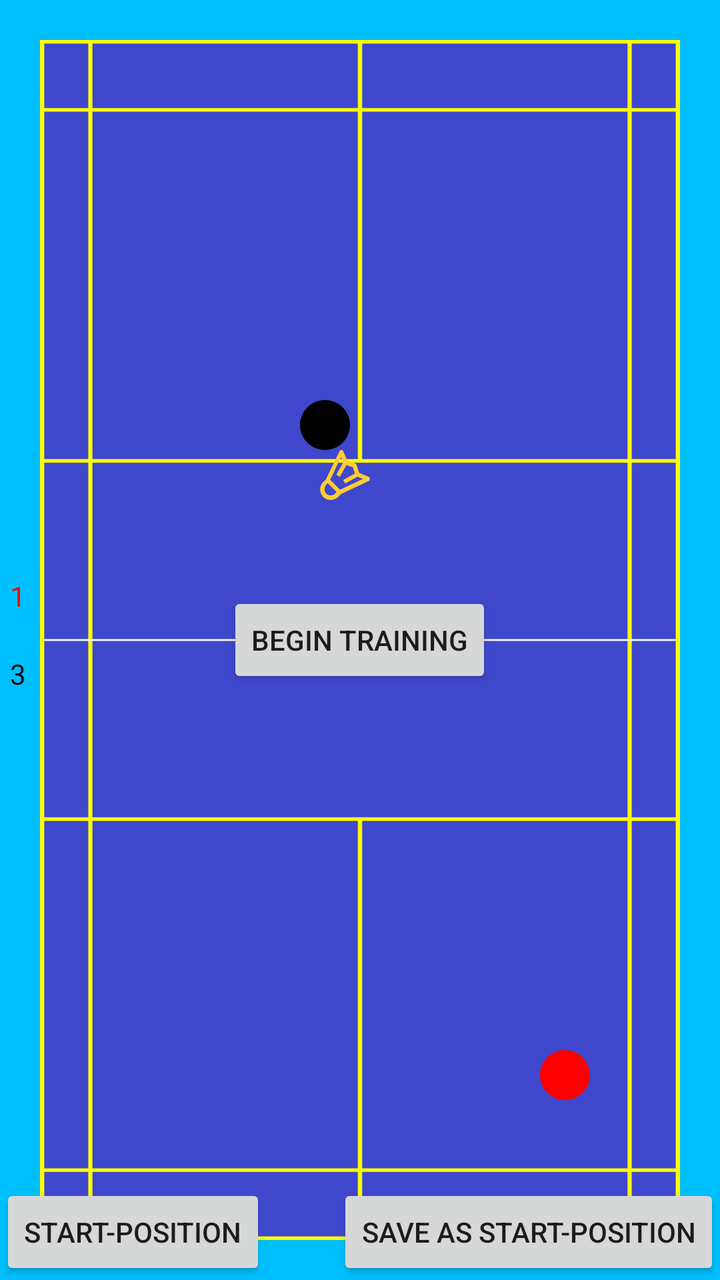
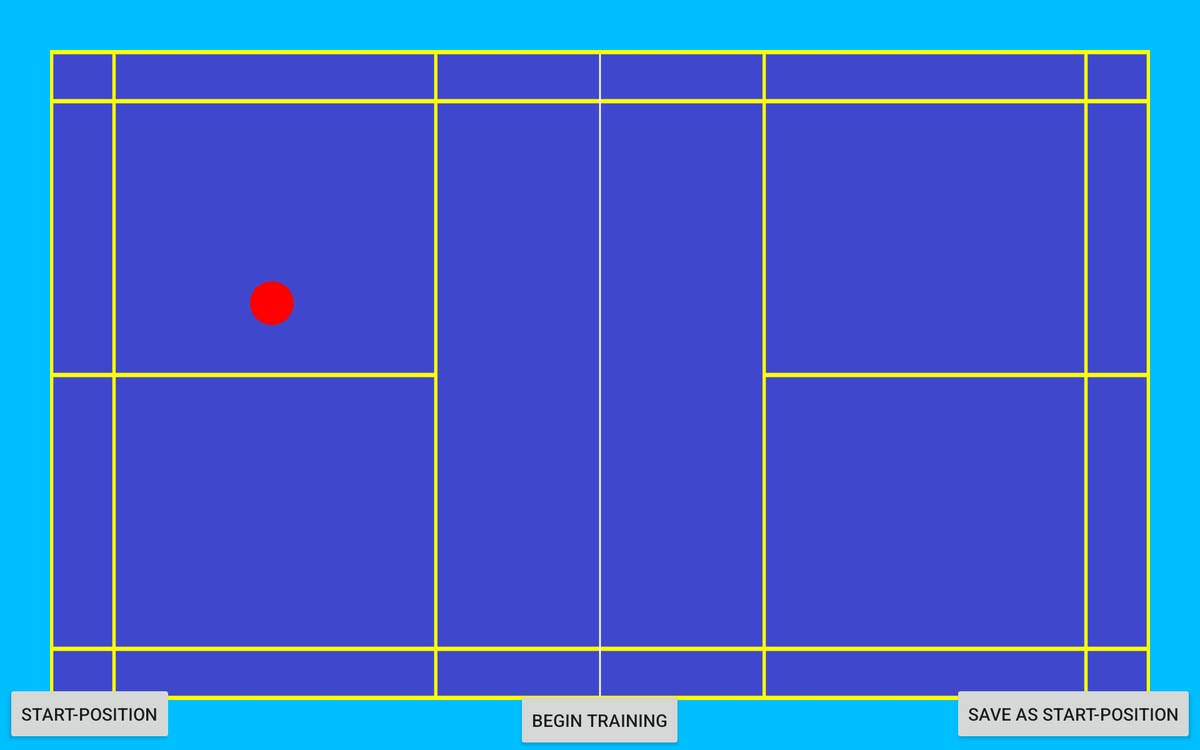

An Android layout and its configuration variant, each rendered on a device that would load it. The default file and the variant file are quoted in full after the pictures.
<!-- AndroidManifest.xml: activity theme Theme.AppCompat.Light.NoActionBar.FullScreen -->
<!-- res/layout/activity_start.xml -->
<?xml version="1.0" encoding="utf-8"?>
<FrameLayout xmlns:android="http://schemas.android.com/apk/res/android"
    xmlns:tools="http://schemas.android.com/tools"
    xmlns:app="http://schemas.android.com/apk/res-auto"
    android:id = "@+id/mainLayout"
    android:layout_width="match_parent"
    android:layout_height="match_parent"
    android:background="@color/colorPrimaryDark"
    tools:context=".StartActivity">

    <androidx.constraintlayout.widget.ConstraintLayout
        android:layout_width="wrap_content"
        android:layout_height="wrap_content"
        android:layout_gravity="start|center">

    <TextView
            android:id="@+id/score_player1"
            android:layout_width="wrap_content"
            android:layout_height="wrap_content"
            app:layout_constraintBottom_toTopOf="@id/score_separator"
            app:layout_constraintEnd_toEndOf="parent"
            app:layout_constraintStart_toStartOf="parent"
            app:layout_constraintTop_toTopOf="parent"
            android:text="1"
            android:layout_margin="5dp"
            android:textColor="#FF0000" />

        <ImageView
            android:id="@+id/score_separator"
            android:layout_width="wrap_content"
            android:layout_height="wrap_content"
            app:layout_constraintBottom_toTopOf="@id/score_player2"
            app:layout_constraintEnd_toEndOf="parent"
            app:layout_constraintStart_toStartOf="parent"
            app:layout_constraintTop_toBottomOf="@id/score_player1"
            android:layout_margin="5dp"/>

        <TextView
            android:id="@+id/score_player2"
            android:layout_width="wrap_content"
            android:layout_height="wrap_content"
            app:layout_constraintBottom_toTopOf="parent"
            app:layout_constraintEnd_toEndOf="parent"
            app:layout_constraintStart_toStartOf="parent"
            app:layout_constraintTop_toBottomOf="@id/score_separator"
            android:text="3"
            android:layout_margin="5dp"
            android:textColor="#000000" />

    </androidx.constraintlayout.widget.ConstraintLayout>

    <ImageView
        android:id="@+id/court"
        android:layout_width="wrap_content"
        android:layout_height="wrap_content"
        android:layout_gravity="center"
        android:layout_margin="@dimen/margin_court_phone"
        android:contentDescription="@string/badmintonCourt"
        android:adjustViewBounds="true"
        android:background="@drawable/badminton_court" />

    <ImageView
        android:id="@+id/ownPlayer"
        android:layout_width="25dp"
        android:layout_height="25dp"
        android:contentDescription="@string/ownPlayer"
        android:src="@drawable/player_circle"
        android:scaleType="fitCenter"
        android:layout_marginTop="200dp"
        android:layout_marginStart="150dp"/>

    <ImageView
        android:id="@+id/enemyPlayer"
        android:layout_width="25dp"
        android:layout_height="25dp"
        android:contentDescription="@string/enemyPlayer"
        android:src="@drawable/enemy_circle"
        android:layout_marginTop="525dp"
        android:layout_marginStart="270dp"/>

    <ImageView
        android:id="@+id/ball"
        android:layout_width="25dp"
        android:layout_height="25dp"
        android:layout_marginStart="160dp"
        android:layout_marginTop="225dp"
        android:contentDescription="@string/featherBall"
        android:scaleType="fitCenter"
        android:src="@drawable/featherball_gold" />

    <ImageView
        android:id="@+id/selectedItemShower"
        android:layout_width="20dp"
        android:layout_height="20dp"
        android:layout_margin="5dp"
        android:layout_gravity="end"
        android:contentDescription="@string/selecteditemshower"
        android:onClick="resetSelectedItem"/>

    <TextView
        android:id="@+id/debugTextView"
        android:layout_gravity="center_horizontal"
        android:layout_width="wrap_content"
        android:layout_height="wrap_content"/>

    <Button
        android:id="@+id/newPosButton"
        android:layout_width="wrap_content"
        android:layout_height="wrap_content"
        android:text="@string/newPosButton"
        android:layout_gravity="bottom|end"
        android:onClick="newPositions"/>

    <Button
        android:id="@+id/setStartPos"
        android:layout_width="wrap_content"
        android:layout_height="wrap_content"
        android:text="@string/refreshStartPositions"
        android:layout_gravity="bottom|start"
        android:onClick="setupStartPositions" />

    <Button
        android:id="@+id/beginButton"
        android:layout_width="wrap_content"
        android:layout_height="wrap_content"
        android:text="@string/begin_Button"
        android:layout_gravity="center"
        android:onClick="beginTraining" />

</FrameLayout>
<!-- resources referenced by this layout -->
<resources>
  <color name="colorPrimaryDark">#00BFFF</color>
  <dimen name="margin_court_phone">20dp</dimen>
  <!-- drawable badminton_court: png bitmap (drawable, 6314 bytes) -->
  <!-- drawable enemy_circle (drawable) -->
  <vector xmlns:android="http://schemas.android.com/apk/res/android"
      android:width="512dp"
      android:height="512dp"
      android:viewportWidth="512"
      android:viewportHeight="512">
    <path
        android:fillColor="#FF0000"
        android:pathData="M256,0C114.837,0 0,114.837 0,256s114.837,256 256,256s256,-114.837 256,-256S397.163,0 256,0z"/>
  </vector>
  <!-- drawable featherball_gold (drawable) -->
  <vector xmlns:android="http://schemas.android.com/apk/res/android"
      android:width="507.218dp"
      android:height="507.218dp"
      android:viewportWidth="507.218"
      android:viewportHeight="507.218">
    <path
        android:fillColor="#FFCC33"
        android:pathData="M494.404,272.28l-96,-40.533l-27.733,-83.2c-2.133,-6.4 -6.4,-10.667 -12.8,-12.8l-81.067,-27.733l-40.533,-96c-6.4,-14.933 -29.867,-17.067 -38.4,0L61.337,295.747L33.604,323.48c-42.667,40.533 -42.667,108.8 -2.133,151.467c40.533,42.667 108.8,42.667 151.467,2.133c10.667,-10.667 19.2,-19.2 29.867,-29.867l283.733,-134.4C509.337,304.28 509.337,280.813 494.404,272.28zM153.071,442.947c-25.6,23.467 -66.133,23.467 -89.6,0c-32,-34.133 -17.067,-78.933 14.933,-106.667l89.6,89.6L153.071,442.947zM204.271,402.413L104.004,302.147l108.8,-230.4l23.467,53.333l-70.4,125.867l36.267,21.333l66.133,-119.467l64,21.333l21.333,64L234.137,304.28l21.333,36.267l125.867,-70.4l53.333,23.467L204.271,402.413z"/>
  </vector>
  <!-- drawable player_circle (drawable) -->
  <vector xmlns:android="http://schemas.android.com/apk/res/android"
      android:width="512dp"
      android:height="512dp"
      android:viewportWidth="512"
      android:viewportHeight="512">
    <path
        android:fillColor="#000000"
        android:pathData="M256,0C114.837,0 0,114.837 0,256s114.837,256 256,256s256,-114.837 256,-256S397.163,0 256,0z"/>
  </vector>
  <string name="badmintonCourt">Badminton Court</string>
  <string name="begin_Button">Begin Training</string>
  <string name="enemyPlayer">Enemy Player</string>
  <string name="featherBall">Feather Ball</string>
  <string name="newPosButton">Save as Start-Position</string>
  <string name="ownPlayer">Own Player</string>
  <string name="refreshStartPositions">Start-Position</string>
  <string name="selecteditemshower">SelectedItemShower</string>
  <style name="Theme.AppCompat.Light.NoActionBar.FullScreen" parent="@style/Theme.AppCompat.Light.NoActionBar">
          <item name="android:windowNoTitle">true</item>
          <item name="android:windowActionBar">false</item>
          <item name="android:windowFullscreen">true</item>
          <item name="android:windowContentOverlay">@null</item>
      </style>
</resources>
<!-- res/layout-sw600dp-land/activity_start.xml (the repository's variant of the layout above) -->
<!-- drawn on a 7-inch tablet turned sideways -->
<?xml version="1.0" encoding="utf-8"?>
<FrameLayout xmlns:android="http://schemas.android.com/apk/res/android"
    xmlns:app="http://schemas.android.com/apk/res-auto"
    xmlns:tools="http://schemas.android.com/tools"
    android:id = "@+id/mainLayout"
    android:layout_width="match_parent"
    android:layout_height="match_parent"
    android:background="@color/colorPrimaryDark"
    tools:context=".StartActivity">

    <androidx.constraintlayout.widget.ConstraintLayout
        android:id="@+id/score"
        android:layout_width="wrap_content"
        android:layout_height="wrap_content"
        android:layout_gravity="top|center"
        android:layout_margin="10dp"
        android:visibility="invisible">

        <Button
            android:id="@+id/score_add_player1"
            android:layout_width="wrap_content"
            android:layout_height="wrap_content"
            android:text="@string/plusSign"
            android:layout_margin="5dp"
            android:onClick="scoreIncrementPlayer1"
            app:layout_constraintBottom_toBottomOf="parent"
            app:layout_constraintEnd_toStartOf="@id/score_sub_player1"
            app:layout_constraintStart_toStartOf="parent"
            app:layout_constraintTop_toTopOf="parent"/>

        <Button
            android:id="@+id/score_sub_player1"
            android:layout_width="wrap_content"
            android:layout_height="wrap_content"
            android:text="@string/minusSign"
            android:layout_margin="5dp"
            android:enabled="false"
            android:onClick="scoreDecrementPlayer1"
            app:layout_constraintBottom_toBottomOf="parent"
            app:layout_constraintEnd_toStartOf="@id/score_separator1"
            app:layout_constraintStart_toEndOf="@id/score_add_player1"
            app:layout_constraintTop_toTopOf="parent"/>

        <ImageView
            android:id="@+id/score_separator1"
            android:layout_width="wrap_content"
            android:layout_height="wrap_content"
            android:contentDescription="@string/separator"
            app:layout_constraintBottom_toBottomOf="parent"
            app:layout_constraintEnd_toStartOf="@id/score_player1"
            app:layout_constraintStart_toEndOf="@id/score_sub_player1"
            app:layout_constraintTop_toTopOf="parent"
            android:layout_margin="5dp"/>

        <TextView
            android:id="@+id/score_player1"
            android:layout_width="wrap_content"
            android:layout_height="wrap_content"
            app:layout_constraintBottom_toBottomOf="parent"
            app:layout_constraintEnd_toStartOf="@id/score_separator2"
            app:layout_constraintStart_toEndOf="@id/score_separator1"
            app:layout_constraintTop_toTopOf="parent"
            android:text="0"
            android:textSize="30sp"
            android:layout_margin="5dp"
            android:textColor="#000000" />

        <TextView
            android:id="@+id/score_separator2"
            android:layout_width="wrap_content"
            android:layout_height="wrap_content"
            android:text=":"
            app:layout_constraintBottom_toBottomOf="parent"
            app:layout_constraintEnd_toStartOf="@id/score_player2"
            app:layout_constraintStart_toEndOf="@id/score_player1"
            app:layout_constraintTop_toTopOf="parent"
            android:layout_margin="5dp"
            android:textSize="25sp"
            android:textColor="#FFFFFF"/>

        <TextView
            android:id="@+id/score_player2"
            android:layout_width="wrap_content"
            android:layout_height="wrap_content"
            app:layout_constraintBottom_toBottomOf="parent"
            app:layout_constraintEnd_toStartOf="@id/score_separator3"
            app:layout_constraintStart_toEndOf="@id/score_separator2"
            app:layout_constraintTop_toTopOf="parent"
            android:text="0"
            android:textSize="30sp"
            android:layout_margin="5dp"
            android:textColor="#FF0000" />

        <ImageView
            android:id="@+id/score_separator3"
            android:layout_width="wrap_content"
            android:layout_height="wrap_content"
            android:contentDescription="@string/separator"
            app:layout_constraintBottom_toBottomOf="parent"
            app:layout_constraintEnd_toStartOf="@id/score_add_player2"
            app:layout_constraintStart_toEndOf="@id/score_player2"
            app:layout_constraintTop_toTopOf="parent"
            android:layout_margin="5dp"/>

        <Button
            android:id="@+id/score_add_player2"
            android:layout_width="wrap_content"
            android:layout_height="wrap_content"
            android:text="@string/plusSign"
            android:layout_margin="5dp"
            android:onClick="scoreIncrementPlayer2"
            app:layout_constraintBottom_toBottomOf="parent"
            app:layout_constraintEnd_toStartOf="@id/score_sub_player2"
            app:layout_constraintStart_toEndOf="@id/score_separator3"
            app:layout_constraintTop_toTopOf="parent"/>

        <Button
            android:id="@+id/score_sub_player2"
            android:layout_width="wrap_content"
            android:layout_height="wrap_content"
            android:text="@string/minusSign"
            android:layout_margin="5dp"
            android:enabled="false"
            android:onClick="scoreDecrementPlayer2"
            app:layout_constraintBottom_toBottomOf="parent"
            app:layout_constraintEnd_toEndOf="parent"
            app:layout_constraintStart_toEndOf="@id/score_add_player2"
            app:layout_constraintTop_toTopOf="parent"/>

    </androidx.constraintlayout.widget.ConstraintLayout>

    <androidx.constraintlayout.widget.ConstraintLayout
        android:id="@+id/set"
        android:layout_width="wrap_content"
        android:layout_height="wrap_content"
        android:paddingTop="32dp"
        android:layout_gravity="top|center"
        android:layout_margin="15dp"
        android:visibility="invisible">

        <ImageView
            android:id="@+id/set_separator1"
            android:layout_width="wrap_content"
            android:layout_height="wrap_content"
            android:contentDescription="@string/separator"
            app:layout_constraintEnd_toStartOf="@id/set_player1"
            app:layout_constraintStart_toStartOf="parent"
            app:layout_constraintBottom_toBottomOf="parent"
            app:layout_constraintTop_toTopOf="parent"
            android:layout_margin="5dp"/>

        <TextView
            android:id="@+id/set_player1"
            android:layout_width="wrap_content"
            android:layout_height="wrap_content"
            app:layout_constraintBottom_toBottomOf="parent"
            app:layout_constraintEnd_toStartOf="@id/set_separator2"
            app:layout_constraintStart_toEndOf="@id/set_separator1"
            app:layout_constraintTop_toTopOf="parent"
            android:text="0"
            android:textSize="25sp"
            android:layout_margin="5dp"
            android:textColor="#222222" />

        <TextView
            android:id="@+id/set_separator2"
            android:layout_width="wrap_content"
            android:layout_height="wrap_content"
            android:text=":"
            app:layout_constraintBottom_toBottomOf="parent"
            app:layout_constraintEnd_toStartOf="@id/set_player2"
            app:layout_constraintStart_toEndOf="@id/set_player1"
            app:layout_constraintTop_toTopOf="parent"
            android:layout_margin="5dp"
            android:textSize="20sp"
            android:textColor="#FFFFFF"/>

        <TextView
            android:id="@+id/set_player2"
            android:layout_width="wrap_content"
            android:layout_height="wrap_content"
            app:layout_constraintBottom_toBottomOf="parent"
            app:layout_constraintEnd_toStartOf="@id/set_separator3"
            app:layout_constraintStart_toEndOf="@id/set_separator2"
            app:layout_constraintTop_toTopOf="parent"
            android:text="0"
            android:textSize="25sp"
            android:layout_margin="5dp"
            android:textColor="#FF4400" />

        <ImageView
            android:id="@+id/set_separator3"
            android:layout_width="wrap_content"
            android:layout_height="wrap_content"
            android:contentDescription="@string/separator"
            app:layout_constraintBottom_toBottomOf="parent"
            app:layout_constraintEnd_toEndOf="parent"
            app:layout_constraintStart_toEndOf="@id/set_player2"
            app:layout_constraintTop_toTopOf="parent"
            android:layout_margin="5dp"/>

    </androidx.constraintlayout.widget.ConstraintLayout>

    <ImageView
        android:id="@+id/court"
        android:layout_width="wrap_content"
        android:layout_height="wrap_content"
        android:layout_gravity="center"
        android:layout_margin="@dimen/margin_court_tablet"
        android:contentDescription="@string/badmintonCourt"
        android:adjustViewBounds="true"
        android:background="@drawable/badminton_court_land"
        app:layout_constraintBottom_toBottomOf="parent"
        app:layout_constraintEnd_toEndOf="parent"
        app:layout_constraintHorizontal_bias="0.0"
        app:layout_constraintStart_toStartOf="parent"
        app:layout_constraintTop_toTopOf="parent" />

    <ImageView
        android:id="@+id/ownPlayer"
        android:layout_width="35dp"
        android:layout_height="35dp"
        android:contentDescription="@string/ownPlayer"
        android:src="@drawable/player_circle"
        android:scaleType="fitCenter"
        android:layout_marginTop="675dp"
        android:layout_marginStart="325dp"/>

    <ImageView
        android:id="@+id/enemyPlayer"
        android:layout_width="35dp"
        android:layout_height="35dp"
        android:contentDescription="@string/enemyPlayer"
        android:src="@drawable/enemy_circle"
        android:scaleType="fitCenter"
        android:layout_marginTop="225dp"
        android:layout_marginStart="200dp"/>

    <ImageView
        android:id="@+id/ball"
        android:layout_width="35dp"
        android:layout_height="35dp"
        android:contentDescription="@string/featherBall"
        android:src="@drawable/featherball_gold"
        android:scaleType="fitCenter"
        android:layout_marginTop="635dp"
        android:layout_marginStart="310dp"/>

    <ImageView
        android:id="@+id/selectedItemShower"
        android:layout_width="35dp"
        android:layout_height="35dp"
        android:layout_margin="5dp"
        android:layout_gravity="end"
        android:contentDescription="@string/selecteditemshower"
        android:onClick="resetSelectedItem"/>

    <TextView
        android:id="@+id/debugTextView"
        android:layout_gravity="center_horizontal"
        android:layout_width="wrap_content"
        android:layout_height="wrap_content"/>

    <Button
        android:id="@+id/newPosButton"
        android:layout_width="wrap_content"
        android:layout_height="wrap_content"
        android:layout_margin="5dp"
        android:text="@string/newPosButton"
        android:layout_gravity="bottom|end"
        android:onClick="newPositions"/>

    <Button
        android:id="@+id/setStartPos"
        android:layout_width="wrap_content"
        android:layout_height="wrap_content"
        android:layout_margin="5dp"
        android:text="@string/refreshStartPositions"
        android:layout_gravity="bottom|start"
        android:onClick="setupStartPositions" />

    <Button
        android:id="@+id/beginButton"
        android:layout_width="wrap_content"
        android:layout_height="wrap_content"
        android:text="@string/begin_Button"
        android:layout_gravity="bottom|center"
        android:onClick="beginTraining" />

</FrameLayout>
<!-- resources referenced by the variant -->
<!-- as a 7-inch tablet turned sideways resolves them -->
<resources>
  <color name="colorPrimaryDark">#00BFFF</color>
  <dimen name="margin_court_tablet">40dp</dimen>
  <!-- drawable badminton_court_land: png bitmap (drawable, 4860 bytes) -->
  <!-- drawable enemy_circle (drawable) -->
  <vector xmlns:android="http://schemas.android.com/apk/res/android"
      android:width="512dp"
      android:height="512dp"
      android:viewportWidth="512"
      android:viewportHeight="512">
    <path
        android:fillColor="#FF0000"
        android:pathData="M256,0C114.837,0 0,114.837 0,256s114.837,256 256,256s256,-114.837 256,-256S397.163,0 256,0z"/>
  </vector>
  <!-- drawable featherball_gold (drawable) -->
  <vector xmlns:android="http://schemas.android.com/apk/res/android"
      android:width="507.218dp"
      android:height="507.218dp"
      android:viewportWidth="507.218"
      android:viewportHeight="507.218">
    <path
        android:fillColor="#FFCC33"
        android:pathData="M494.404,272.28l-96,-40.533l-27.733,-83.2c-2.133,-6.4 -6.4,-10.667 -12.8,-12.8l-81.067,-27.733l-40.533,-96c-6.4,-14.933 -29.867,-17.067 -38.4,0L61.337,295.747L33.604,323.48c-42.667,40.533 -42.667,108.8 -2.133,151.467c40.533,42.667 108.8,42.667 151.467,2.133c10.667,-10.667 19.2,-19.2 29.867,-29.867l283.733,-134.4C509.337,304.28 509.337,280.813 494.404,272.28zM153.071,442.947c-25.6,23.467 -66.133,23.467 -89.6,0c-32,-34.133 -17.067,-78.933 14.933,-106.667l89.6,89.6L153.071,442.947zM204.271,402.413L104.004,302.147l108.8,-230.4l23.467,53.333l-70.4,125.867l36.267,21.333l66.133,-119.467l64,21.333l21.333,64L234.137,304.28l21.333,36.267l125.867,-70.4l53.333,23.467L204.271,402.413z"/>
  </vector>
  <!-- drawable player_circle (drawable) -->
  <vector xmlns:android="http://schemas.android.com/apk/res/android"
      android:width="512dp"
      android:height="512dp"
      android:viewportWidth="512"
      android:viewportHeight="512">
    <path
        android:fillColor="#000000"
        android:pathData="M256,0C114.837,0 0,114.837 0,256s114.837,256 256,256s256,-114.837 256,-256S397.163,0 256,0z"/>
  </vector>
  <string name="badmintonCourt">Badminton Court</string>
  <string name="begin_Button">Begin Training</string>
  <string name="enemyPlayer">Enemy Player</string>
  <string name="featherBall">Feather Ball</string>
  <string name="minusSign">-</string>
  <string name="newPosButton">Save as Start-Position</string>
  <string name="ownPlayer">Own Player</string>
  <string name="plusSign">+</string>
  <string name="refreshStartPositions">Start-Position</string>
  <string name="selecteditemshower">SelectedItemShower</string>
  <string name="separator">separator</string>
  <style name="Theme.AppCompat.Light.NoActionBar.FullScreen" parent="@style/Theme.AppCompat.Light.NoActionBar">
          <item name="android:windowNoTitle">true</item>
          <item name="android:windowActionBar">false</item>
          <item name="android:windowFullscreen">true</item>
          <item name="android:windowContentOverlay">@null</item>
      </style>
</resources>
